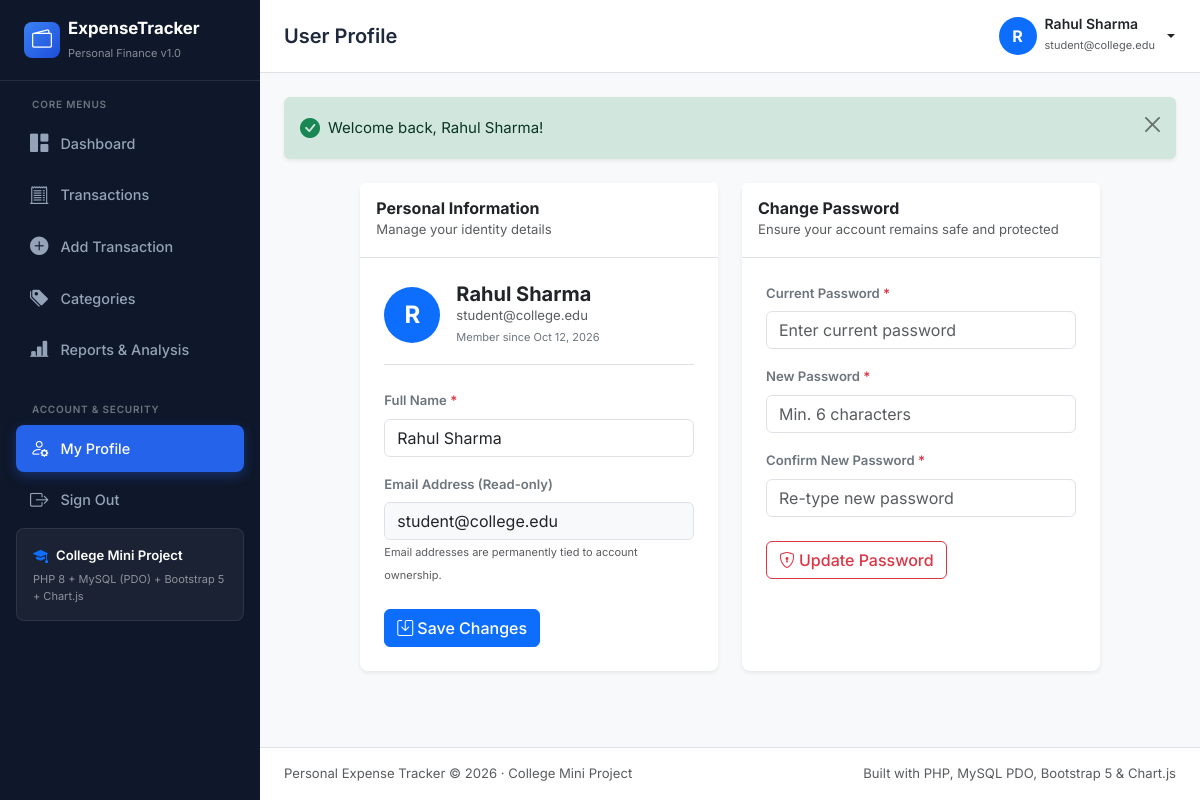
The app's page /profile.php (signed in) with its own data.
### tables this page shows
CREATE TABLE IF NOT EXISTS `users` (
  `id` INT UNSIGNED NOT NULL AUTO_INCREMENT,
  `name` VARCHAR(100) NOT NULL,
  `email` VARCHAR(150) NOT NULL,
  `password` VARCHAR(255) NOT NULL,
  `created_at` TIMESTAMP NOT NULL DEFAULT CURRENT_TIMESTAMP,
  PRIMARY KEY (`id`),
  UNIQUE KEY `uk_users_email` (`email`)
);

### includes/auth.php (called while the page is built, shortened)
<?php
function currentUser(): array {
    return [
        'id'    => $_SESSION['user_id'] ?? null,
        'name'  => $_SESSION['user_name'] ?? 'User',
        'email' => $_SESSION['user_email'] ?? ''
    ];
}

### includes/functions.php (called while the page is built, shortened)
<?php
function formatDate(string $dateStr): string {
    $timestamp = strtotime($dateStr);
    return $timestamp ? date('M d, Y', $timestamp) : $dateStr;
}
function getFlash(): ?array {
    if (isset($_SESSION['flash'])) {
        $flash = $_SESSION['flash'];
        return $flash;
    }
    return null;
}

### profile.php (the view, shortened to what this page needs)
<?php
require_once __DIR__ . '/includes/functions.php';
require_once __DIR__ . '/includes/auth.php';
$pdo = getDBConnection();
$userSession = currentUser();
$userId = (int)$userSession['id'];
$stmt = $pdo->prepare("SELECT id, name, email, created_at FROM users WHERE id = :id LIMIT 1");
$stmt->execute([':id' => $userId]);
$userData = $stmt->fetch();
$pageTitle = 'User Profile';
include __DIR__ . '/includes/header.php';
?>
<div class="row g-4 justify-content-center">
    <div class="col-12 col-md-6 col-lg-5">
        <div class="card border-0 shadow-sm rounded-3 bg-white h-100">
            <div class="card-header bg-white border-bottom py-3">
                <h6 class="fw-bold mb-0 text-slate-900">Personal Information</h6>
                <small class="text-muted">Manage your identity details</small>
            </div>
            <div class="card-body p-4">
                <div class="d-flex align-items-center gap-3 mb-4 pb-3 border-bottom">
                    <div class="user-avatar bg-primary text-white rounded-circle d-flex align-items-center justify-content-center fw-bold fs-4" style="width: 56px; height: 56px;">
                        <?= strtoupper(substr($userData['name'], 0, 1)) ?>
                    </div>
                    <div>
                        <h5 class="fw-bold mb-0 text-slate-900"><?= htmlspecialchars($userData['name']) ?></h5>
                        <div class="text-muted small"><?= htmlspecialchars($userData['email']) ?></div>
                        <small class="text-secondary" style="font-size: 11px;">
                            Member since <?= formatDate($userData['created_at']) ?>
                        </small>
                    </div>
                </div>
                <form action="actions/update-profile.php" method="POST">
                    <div class="mb-3">
                        <label for="name" class="form-label small fw-semibold text-secondary">Full Name <span class="text-danger">*</span></label>
                        <input type="text" class="form-control" id="name" name="name" value="<?= htmlspecialchars($userData['name']) ?>" required maxlength="100">
                    </div>
                    <div class="mb-4">
                        <label for="email" class="form-label small fw-semibold text-secondary">Email Address (Read-only)</label>
                        <input type="email" class="form-control bg-light" id="email" value="<?= htmlspecialchars($userData['email']) ?>" readonly disabled>
                        <small class="text-muted" style="font-size: 11px;">Email addresses are permanently tied to account ownership.</small>
                    </div>
                    <button type="submit" class="btn btn-primary fw-medium">
                        <i class="bi bi-save me-1"></i>Save Changes
                    </button>
                </form>
            </div>
        </div>
    </div>
    <div class="col-12 col-md-6 col-lg-5">
        <div class="card border-0 shadow-sm rounded-3 bg-white h-100">
            <div class="card-header bg-white border-bottom py-3">
                <h6 class="fw-bold mb-0 text-slate-900">Change Password</h6>
                <small class="text-muted">Ensure your account remains safe and protected</small>
            </div>
            <div class="card-body p-4">
                <form action="actions/change-password.php" method="POST" autocomplete="off">
                    <div class="mb-3">
                        <label for="current_password" class="form-label small fw-semibold text-secondary">Current Password <span class="text-danger">*</span></label>
                        <input type="password" class="form-control" id="current_password" name="current_password" required placeholder="Enter current password">
                    </div>
                    <div class="mb-3">
                        <label for="new_password" class="form-label small fw-semibold text-secondary">New Password <span class="text-danger">*</span></label>
                        <input type="password" class="form-control" id="new_password" name="new_password" required minlength="6" placeholder="Min. 6 characters">
                    </div>
                    <div class="mb-4">
                        <label for="confirm_password" class="form-label small fw-semibold text-secondary">Confirm New Password <span class="text-danger">*</span></label>
                        <input type="password" class="form-control" id="confirm_password" name="confirm_password" required minlength="6" placeholder="Re-type new password">
                    </div>
                    <button type="submit" class="btn btn-outline-danger fw-medium">
                        <i class="bi bi-shield-lock me-1"></i>Update Password
                    </button>
                </form>
            </div>
        </div>
    </div>
</div>
<?php include __DIR__ . '/includes/footer.php'; ?>

### includes/header.php (shortened to what this page needs)
<?php
$user = isset($_SESSION['user_id']) ? currentUser() : null;
$flash = getFlash();
?>
<!DOCTYPE html>
<html lang="en">
<head>
    <link href="https://cdn.jsdelivr.net/npm/bootstrap@5.3.3/dist/css/bootstrap.min.css" rel="stylesheet">
    <link href="https://cdn.jsdelivr.net/npm/bootstrap-icons@1.11.3/font/bootstrap-icons.min.css" rel="stylesheet">
    <link rel="stylesheet" href="assets/css/style.css">
</head>
<body class="bg-light">
<?php if ($user): ?>
<div class="d-flex" id="wrapper">
    <?php include __DIR__ . '/sidebar.php'; ?>
    <div id="page-content-wrapper" class="w-100 min-vh-100 d-flex flex-column">
        <nav class="navbar navbar-expand-lg navbar-white bg-white border-bottom px-4 py-3 sticky-top">
            <div class="container-fluid p-0">
                <div class="d-flex align-items-center">
                    <h5 class="mb-0 fw-semibold text-slate-800"><?= htmlspecialchars($pageTitle ?? 'Expense Tracker') ?></h5>
                </div>
                <div class="ms-auto d-flex align-items-center gap-3">
                    <div class="dropdown">
                        <button class="btn btn-link text-decoration-none dropdown-toggle d-flex align-items-center gap-2 p-0 text-dark" type="button" data-bs-toggle="dropdown" aria-expanded="false">
                            <div class="user-avatar bg-primary text-white rounded-circle d-flex align-items-center justify-content-center fw-bold" style="width: 38px; height: 38px;">
                                <?= strtoupper(substr($user['name'], 0, 1)) ?>
                            </div>
                            <div class="d-none d-sm-block text-start">
                                <div class="fw-semibold text-dark small lh-1"><?= htmlspecialchars($user['name']) ?></div>
                                <span class="text-muted" style="font-size: 11px;"><?= htmlspecialchars($user['email']) ?></span>
                            </div>
                        </button>
                    </div>
                </div>
            </div>
        </nav>
        <main class="container-fluid px-4 py-4 flex-grow-1">
            <?php if ($flash): ?>
                <div class="alert alert-<?= htmlspecialchars($flash['type']) ?> alert-dismissible fade show shadow-sm border-0 mb-4" role="alert">
                    <div class="d-flex align-items-center">
                        <i class="bi <?= $flash['type'] === 'success' ? 'bi-check-circle-fill text-success' : 'bi-exclamation-triangle-fill text-danger' ?> fs-5 me-2"></i>
                        <span><?= htmlspecialchars($flash['message']) ?></span>
                    </div>
                    <button type="button" class="btn-close" data-bs-dismiss="alert" aria-label="Close"></button>
                </div>
            <?php endif; ?>
<?php endif; ?>

### assets/css/style.css (style rules this page uses)
:root { --sidebar-bg: #0f172a; --sidebar-hover: #1e293b; --sidebar-active: #2563eb; --sidebar-text: #94a3b8; --card-border: #e2e8f0; --income-color: #10b981; --expense-color: #ef4444; --font-family: 'Inter', -apple-system, BlinkMacSystemFont, "Segoe UI", Roboto, sans-serif; }
body { font-family: var(--font-family); background-color: #f8fafc; color: #1e293b; font-size: 0.9375rem; overflow-x: hidden; }

### records on screen
users: name "R", name "Rahul Sharma", email "student@college.edu", created_at "Oct 12, 2026"

### other values on screen
$pageTitle "User Profile"
$flash['message'] "Welcome back, Rahul Sharma!"
